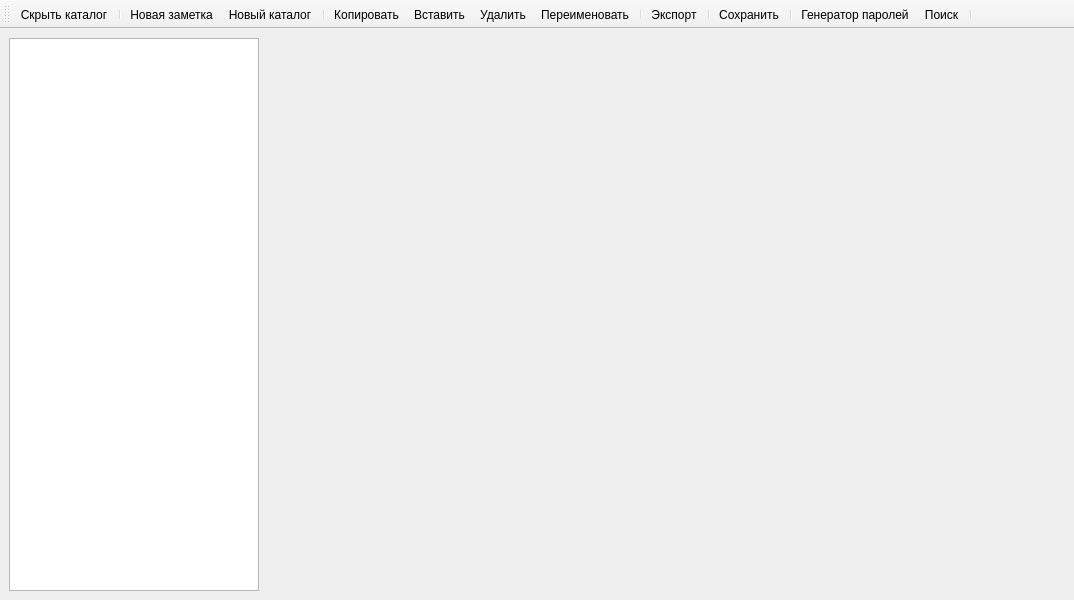
<?xml version="1.0" encoding="UTF-8"?>
<ui version="4.0">
 <class>MainWindow</class>
 <widget class="QMainWindow" name="MainWindow">
  <property name="geometry">
   <rect>
    <x>0</x>
    <y>0</y>
    <width>1074</width>
    <height>600</height>
   </rect>
  </property>
  <property name="windowTitle">
   <string>MainWindow</string>
  </property>
  <widget class="QWidget" name="centralwidget">
   <layout class="QGridLayout" name="gridLayout">
    <item row="0" column="1">
     <widget class="QSplitter" name="splitter">
      <property name="layoutDirection">
       <enum>Qt::LeftToRight</enum>
      </property>
      <property name="orientation">
       <enum>Qt::Horizontal</enum>
      </property>
      <widget class="QStackedWidget" name="stackedWidget">
       <property name="enabled">
        <bool>true</bool>
       </property>
       <property name="sizePolicy">
        <sizepolicy hsizetype="Expanding" vsizetype="Expanding">
         <horstretch>0</horstretch>
         <verstretch>0</verstretch>
        </sizepolicy>
       </property>
       <property name="minimumSize">
        <size>
         <width>800</width>
         <height>200</height>
        </size>
       </property>
       <property name="currentIndex">
        <number>0</number>
       </property>
       <widget class="QWidget" name="page">
        <layout class="QVBoxLayout" name="verticalLayout"/>
       </widget>
       <widget class="QWidget" name="page_2"/>
      </widget>
     </widget>
    </item>
    <item row="0" column="0">
     <widget class="QTreeWidget" name="treeWidget">
      <property name="enabled">
       <bool>true</bool>
      </property>
      <property name="minimumSize">
       <size>
        <width>250</width>
        <height>0</height>
       </size>
      </property>
      <property name="maximumSize">
       <size>
        <width>600</width>
        <height>16777215</height>
       </size>
      </property>
      <property name="headerHidden">
       <bool>true</bool>
      </property>
      <column>
       <property name="text">
        <string notr="true">1</string>
       </property>
      </column>
     </widget>
    </item>
   </layout>
  </widget>
  <widget class="QToolBar" name="toolBar">
   <property name="windowTitle">
    <string>toolBar</string>
   </property>
   <attribute name="toolBarArea">
    <enum>TopToolBarArea</enum>
   </attribute>
   <attribute name="toolBarBreak">
    <bool>false</bool>
   </attribute>
   <addaction name="hide"/>
   <addaction name="separator"/>
   <addaction name="newNote"/>
   <addaction name="newFolder"/>
   <addaction name="separator"/>
   <addaction name="copy"/>
   <addaction name="paste"/>
   <addaction name="del"/>
   <addaction name="rename"/>
   <addaction name="separator"/>
   <addaction name="exportto"/>
   <addaction name="separator"/>
   <addaction name="save"/>
   <addaction name="separator"/>
   <addaction name="password"/>
   <addaction name="search"/>
   <addaction name="separator"/>
  </widget>
  <action name="newNote">
   <property name="icon">
    <iconset resource="images.qrc">
     <normaloff>:/images/icons/newdoc.png</normaloff>:/images/icons/newdoc.png</iconset>
   </property>
   <property name="text">
    <string>Новая заметка</string>
   </property>
   <property name="menuRole">
    <enum>QAction::NoRole</enum>
   </property>
  </action>
  <action name="newFolder">
   <property name="icon">
    <iconset resource="images.qrc">
     <normaloff>:/images/icons/newrecord.png</normaloff>:/images/icons/newrecord.png</iconset>
   </property>
   <property name="text">
    <string>Новый каталог</string>
   </property>
   <property name="menuRole">
    <enum>QAction::NoRole</enum>
   </property>
  </action>
  <action name="exportto">
   <property name="icon">
    <iconset resource="images.qrc">
     <normaloff>:/images/icons/exportto.png</normaloff>:/images/icons/exportto.png</iconset>
   </property>
   <property name="text">
    <string>Экспорт</string>
   </property>
   <property name="menuRole">
    <enum>QAction::NoRole</enum>
   </property>
  </action>
  <action name="copy">
   <property name="icon">
    <iconset resource="images.qrc">
     <normaloff>:/images/icons/copy.png</normaloff>:/images/icons/copy.png</iconset>
   </property>
   <property name="text">
    <string>Копировать</string>
   </property>
   <property name="menuRole">
    <enum>QAction::NoRole</enum>
   </property>
  </action>
  <action name="paste">
   <property name="icon">
    <iconset resource="images.qrc">
     <normaloff>:/images/icons/paste.png</normaloff>:/images/icons/paste.png</iconset>
   </property>
   <property name="text">
    <string>Вставить</string>
   </property>
   <property name="menuRole">
    <enum>QAction::NoRole</enum>
   </property>
  </action>
  <action name="rename">
   <property name="icon">
    <iconset resource="images.qrc">
     <normaloff>:/images/icons/renamepage.png</normaloff>:/images/icons/renamepage.png</iconset>
   </property>
   <property name="text">
    <string>Переименовать</string>
   </property>
   <property name="menuRole">
    <enum>QAction::NoRole</enum>
   </property>
  </action>
  <action name="search">
   <property name="icon">
    <iconset resource="images.qrc">
     <normaloff>:/images/icons/searchdialog.png</normaloff>:/images/icons/searchdialog.png</iconset>
   </property>
   <property name="text">
    <string>Поиск</string>
   </property>
   <property name="menuRole">
    <enum>QAction::NoRole</enum>
   </property>
  </action>
  <action name="del">
   <property name="icon">
    <iconset resource="images.qrc">
     <normaloff>:/images/icons/delete.png</normaloff>:/images/icons/delete.png</iconset>
   </property>
   <property name="text">
    <string>Удалить</string>
   </property>
   <property name="toolTip">
    <string>Удалить</string>
   </property>
   <property name="menuRole">
    <enum>QAction::NoRole</enum>
   </property>
  </action>
  <action name="password">
   <property name="icon">
    <iconset resource="images.qrc">
     <normaloff>:/images/icons/key.png</normaloff>:/images/icons/key.png</iconset>
   </property>
   <property name="text">
    <string>Генератор паролей</string>
   </property>
   <property name="toolTip">
    <string>Генератор паролей</string>
   </property>
   <property name="menuRole">
    <enum>QAction::NoRole</enum>
   </property>
  </action>
  <action name="save">
   <property name="icon">
    <iconset resource="images.qrc">
     <normaloff>:/images/icons/save.png</normaloff>:/images/icons/save.png</iconset>
   </property>
   <property name="text">
    <string>Сохранить</string>
   </property>
   <property name="toolTip">
    <string>Соханить</string>
   </property>
   <property name="menuRole">
    <enum>QAction::NoRole</enum>
   </property>
  </action>
  <action name="hide">
   <property name="checkable">
    <bool>true</bool>
   </property>
   <property name="icon">
    <iconset resource="images.qrc">
     <normaloff>:/images/icons/hide.png</normaloff>:/images/icons/hide.png</iconset>
   </property>
   <property name="text">
    <string>Скрыть каталог</string>
   </property>
   <property name="toolTip">
    <string>Скрыть каталог</string>
   </property>
   <property name="menuRole">
    <enum>QAction::NoRole</enum>
   </property>
  </action>
 </widget>
 <resources>
  <include location="images.qrc"/>
 </resources>
 <connections/>
</ui>
